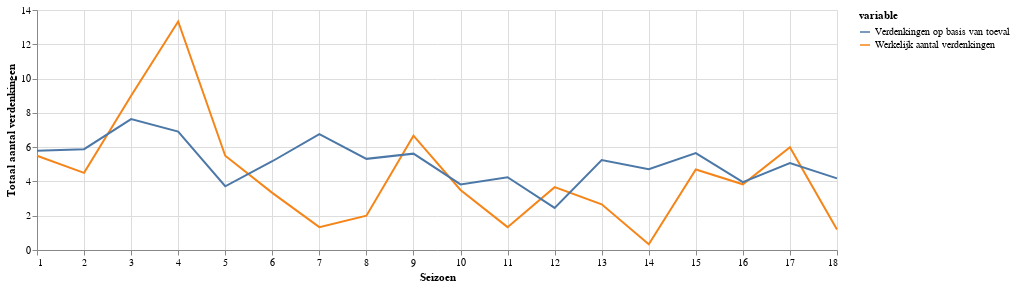

The code cell stored with this chart in its notebook:
### Markdown cell above
## En verliezers? 

Hetzelfde plaatje voor de verliezers. Zoals je hieronder ziet is de verliezer vaak een stuk minder verdacht dan de winnaar: de blauwe lijntjes liggen vaak boven de gele. Ook afgelopen seizoen was Olcay overduidelijk niet de mol.

Uitzondering die de regel bevestigt is seizoen 4, waarin Chandrika zeer verdacht was, maar het uiteindelijk Elise was die echt de mol was.

### Code cell
# calculate how often the winner would have been guessed correctly if just guessing
temp = result[['loser_actual_votes','loser_expected_votes']].groupby(result['season']).sum()
temp.rename({'loser_actual_votes':'Werkelijk aantal verdenkingen', 'loser_expected_votes': 'Verdenkingen op basis van toeval'}, axis='columns', inplace=True)
show_progress(temp, [1, 18], 'Seizoen', 'Totaal aantal verdenkingen')

### Figure 1 — Vega-Lite specification as saved in the notebook (floating-point values rounded to 4 significant figures)
{"$schema": "https://vega.github.io/schema/vega-lite/v2.6.0.json", "config": {"view": {"height": 300, "width": 400}}, "data": {"name": "data-f36aa7e0c9c3461a9c90a6b6341d6cf8"}, "datasets": {"data-f36aa7e0c9c3461a9c90a6b6341d6cf8": [{"value": 5.5, "variable": "Werkelijk aantal verdenkingen", "x": 1}, {"value": 4.5, "variable": "Werkelijk aantal verdenkingen", "x": 2}, {"value": 9, "variable": "Werkelijk aantal verdenkingen", "x": 3}, {"value": 13.33, "variable": "Werkelijk aantal verdenkingen", "x": 4}, {"value": 5.5, "variable": "Werkelijk aantal verdenkingen", "x": 5}, {"value": 3.333, "variable": "Werkelijk aantal verdenkingen", "x": 6}, {"value": 1.333, "variable": "Werkelijk aantal verdenkingen", "x": 7}, {"value": 2.0, "variable": "Werkelijk aantal verdenkingen", "x": 8}, {"value": 6.667, "variable": "Werkelijk aantal verdenkingen", "x": 9}, {"value": 3.5, "variable": "Werkelijk aantal verdenkingen", "x": 10}, {"value": 1.333, "variable": "Werkelijk aantal verdenkingen", "x": 11}, {"value": 3.667, "variable": "Werkelijk aantal verdenkingen", "x": 12}, {"value": 2.667, "variable": "Werkelijk aantal verdenkingen", "x": 13}, {"value": 0.3333, "variable": "Werkelijk aantal verdenkingen", "x": 14}, {"value": 4.7, "variable": "Werkelijk aantal verdenkingen", "x": 15}, {"value": 3.833, "variable": "Werkelijk aantal verdenkingen", "x": 16}, {"value": 6, "variable": "Werkelijk aantal verdenkingen", "x": 17}, {"value": 1.2, "variable": "Werkelijk aantal verdenkingen", "x": 18}, {"value": 5.792, "variable": "Verdenkingen op basis van toeval", "x": 1}, {"value": 5.882, "variable": "Verdenkingen op basis van toeval", "x": 2}, {"value": 7.64, "variable": "Verdenkingen op basis van toeval", "x": 3}, {"value": 6.905, "variable": "Verdenkingen op basis van toeval", "x": 4}, {"value": 3.718, "variable": "Verdenkingen op basis van toeval", "x": 5}, {"value": 5.177, "variable": "Verdenkingen op basis van toeval", "x": 6}, {"value": 6.76, "variable": "Verdenkingen op basis van toeval", "x": 7}, {"value": 5.317, "variable": "Verdenkingen op basis van toeval", "x": 8}, {"value": 5.621, "variable": "Verdenkingen op basis van toeval", "x": 9}, {"value": 3.824, "variable": "Verdenkingen op basis van toeval", "x": 10}, {"value": 4.242, "variable": "Verdenkingen op basis van toeval", "x": 11}, {"value": 2.459, "variable": "Verdenkingen op basis van toeval", "x": 12}, {"value": 5.246, "variable": "Verdenkingen op basis van toeval", "x": 13}, {"value": 4.711, "variable": "Verdenkingen op basis van toeval", "x": 14}, {"value": 5.648, "variable": "Verdenkingen op basis van toeval", "x": 15}, {"value": 3.958, "variable": "Verdenkingen op basis van toeval", "x": 16}, {"value": 5.074, "variable": "Verdenkingen op basis van toeval", "x": 17}, {"value": 4.177, "variable": "Verdenkingen op basis van toeval", "x": 18}]}, "encoding": {"color": {"field": "variable", "type": "nominal"}, "x": {"field": "x", "scale": {"domain": [1, 18]}, "title": "Seizoen", "type": "quantitative"}, "y": {"field": "value", "title": "Totaal aantal verdenkingen", "type": "quantitative"}}, "height": 240, "mark": "line", "width": 800}
